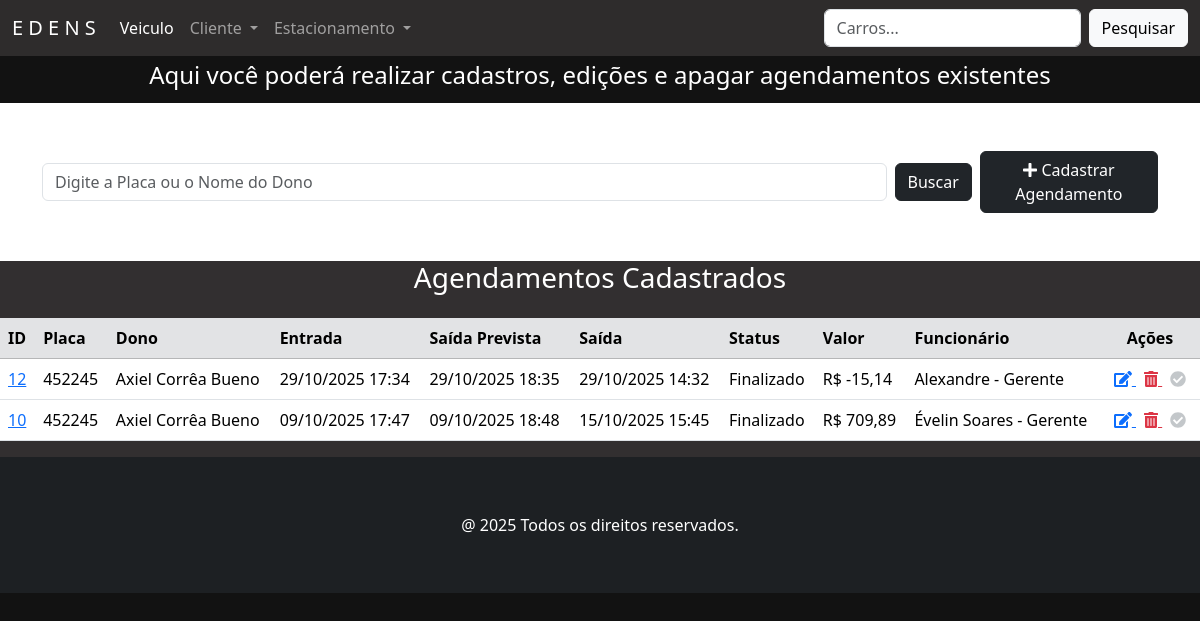
The page /agendamentos/ on the database its author committed.
### agendamentos/models.py (models this page shows, shortened)
class Agendamento(models.Model):
    placa = models.ForeignKey(Veiculo, on_delete=models.CASCADE, related_name='agendamentos', verbose_name='Placa')
    dono = models.ForeignKey(Cliente, on_delete=models.CASCADE, related_name='agendamentos',verbose_name='Dono')
    funcionario = models.ForeignKey(Funcionario, on_delete=models.CASCADE, related_name='agendamentos',verbose_name='Funcionario')
    entrada = models.DateTimeField('Entrada', help_text='Data e hora de entrada')
    saida_prevista = models.DateTimeField('Saída Prevista', help_text='Data e hora prevista de saída')
    saida = models.DateTimeField('Saída Real', null=True, blank=True, help_text='Data e hora real de saída')
    valor = models.DecimalField('Valor', max_digits=8, decimal_places=2, editable=False, default=0.00)
    STATUS_CHOICES = [
        ('andamento', 'Em Andamento'),
        ('finalizado', 'Finalizado'),
        ('cancelado', 'Cancelado'),
    ]
    status = models.CharField(max_length=20, choices=STATUS_CHOICES, default='andamento', verbose_name='Status')
    class Meta:
        verbose_name = 'Agendamento'
        verbose_name_plural = 'Agendamentos'
        ordering = ['-entrada']

### veiculo/models.py (models this page shows)
class Veiculo(models.Model):
    placa = models.CharField('Placa', max_length=10, unique=True, help_text='Placa do veículo')
    tipo = models.CharField('Tipo de Veículo', max_length=20, choices=TIPO_VEICULO)
    dono = models.ForeignKey(Cliente, on_delete=models.CASCADE, related_name='veiculos', default=1)
    class Meta:
        verbose_name = 'Veículo'
        verbose_name_plural = 'Veículos'
    def __str__(self):
        return f"{self.placa}"

### funcionarios/models.py (models this page shows)
class Funcionario(models.Model):
    idFuncionario = models.AutoField(primary_key=True, verbose_name='ID Estadia')
    nome = models.CharField('Nome', max_length=50, help_text='Nome completo')
    cpf = models.CharField('CPF', max_length=11, help_text='CPF completo', unique=True)
    fone = models.CharField('Fone', max_length=11, help_text='Número de telefone', unique=True)
    cargo = models.CharField('Cargo', max_length=20, choices=CARGO_CHOICES)
    salario = models.DecimalField('Salário', max_digits=10, decimal_places=2, help_text='Salário do funcionário')
    foto = StdImageField(upload_to='media/', variations={'thumb': {'width': 150, 'height': 150, 'crop': True}}, blank=True, null=True, verbose_name="Foto")
    class Meta:
        verbose_name = 'Funcionário'
        verbose_name_plural = 'Funcionários'
    def __str__(self):
        return f"{self.nome} - {self.cargo}"

### agendamentos/views.py (the view)
# urls.py: path('agendamentos/', AgendamentoView.as_view(), name='agendamentos'),
class AgendamentoView(ListView):
    model = Agendamento
    template_name = 'agendamento.html'
    def get_queryset(self):
        buscar = self.request.GET.get('buscar')
        qs = super().get_queryset()
        if buscar:
            qs = qs.filter(placa__icontains=buscar) | qs.filter(dono__icontains=buscar)
        if qs.exists():
            paginator = Paginator(qs, 10)
            listagem = paginator.get_page(self.request.GET.get('page'))
            return listagem
        else:
            messages.info(self.request, 'Não existem agendamentos cadastrados.')
            return Agendamento.objects.none()

### pessoa/models.py (called while the page is built)
    def __str__(self):
        return super().nome

### agendamentos/templates/agendamento.html (shortened to what this page needs)
{% extends 'principal.html' %}
{% load django_bootstrap5 %}
{% load static %}
{% block content %}
    <div class="contaier-flex text-center text-white" style="background-color: #121212; padding: 5px">
        <h4>Aqui você poderá realizar cadastros, edições e apagar agendamentos existentes</h4>
    </div>
    <section class="section">
        <div class="container mb-5 mt-5">
            <form action="" method="GET" class="d-flex justify-content-start align-items-center gap-2">
                <input class="form-control" type="text" name="buscar" value="{{ request.GET.buscar }}"
                       placeholder="Digite a Placa ou o Nome do Dono" style="max-width: 900px;">
                <button type="submit" class="btn btn-dark">Buscar</button>
                <a href="{% url 'agendamentos_adicionar' %}" class="btn btn-dark">
                    <i class="fas fa-plus"></i> Cadastrar Agendamento
                </a>
            </form>
        </div>
    </section>
    {% if object_list %}
        <div class="card-body" style="background-color: #322f30">
            <h3 class="text-center text-white mb-4">Agendamentos Cadastrados</h3>
            <div class="table-responsive">
                <table class="table table-hover">
                    <thead class="table-secondary">
                    <tr>
                        <th>ID</th>
                        <th>Placa</th>
                        <th>Dono</th>
                        <th>Entrada</th>
                        <th>Saída Prevista</th>
                        <th>Saída</th>
                        <th>Status</th>
                        <th>Valor</th>
                        <th>Funcionário</th>
                        <th style="width: 100px; text-align: center">Ações</th>
                    </tr>
                    </thead>
                    <tbody>
                    {% for agendamento in object_list %}
                        <tr>
                            <td>
                                <a href="#" data-bs-toggle="modal" data-bs-target="#modal{{ agendamento.id }}">
                                    {{ agendamento.id }}
                                </a>
                            </td>
                            <td>{{ agendamento.placa }}</td>
                            <td>{{ agendamento.dono }}</td>
                            <td>{{ agendamento.entrada|date:"d/m/Y H:i" }}</td>
                            <td>{{ agendamento.saida_prevista|date:"d/m/Y H:i" }}</td>
                            <td>{{ agendamento.saida|date:"d/m/Y H:i" }}</td>
                            <td>{{ agendamento.get_status_display }}</td>
                            <td>R$ {{ agendamento.valor|floatformat:2 }}</td>
                            <td>{{ agendamento.funcionario }}</td>
                            <td class="text-center">
                                <a href="{% url 'agendamentos_editar' agendamento.pk %}" class="me-2" title="Editar">
                                    <i class="fas fa-edit"></i>
                                </a>
                                <a href="{% url 'agendamentos_apagar' agendamento.pk %}"title="Apagar"
                                   class="text-danger me-2">
                                    <i class="fas fa-trash-alt"></i>
                                </a>
                                {% if agendamento.status != 'finalizado' %}
                                    <a href="{% url 'agendamentos_finalizar' agendamento.pk %}" class="text-primary"
                                       title="Finalizar">
                                        <i class="fas fa-check-circle"></i>
                                    </a>
                                {% else %}
                                    <span class="text-secondary" title="Já finalizado"
                                          style="pointer-events: none; opacity: 0.4;"><i class="fas fa-check-circle"></i></span>
                                {% endif %}
                            </td>
                        </tr>
                    {% endfor %}
                    </tbody>
                </table>
            </div>
        </div>
    {% else %}
        <p class="text-center mt-4">Nenhum agendamento encontrado.</p>
    {% endif %}
{% endblock %}

### static/css/estilos.css (style rules this page uses)
body:not(.navbar-custom) { background-color: #121212; }

### rows shown on the page
Agendamento: id "12", placa "452245", dono "Axiel Corrêa Bueno", entrada "29/10/2025 17:34", saida_prevista "29/10/2025 18:35", saida "29/10/2025 14:32", status "Finalizado", valor "-15,14", funcionario "Alexandre - Gerente"
Agendamento: id "10", placa "452245", dono "Axiel Corrêa Bueno", entrada "09/10/2025 17:47", saida_prevista "09/10/2025 18:48", saida "15/10/2025 15:45", status "Finalizado", valor "709,89", funcionario "Évelin Soares - Gerente"
